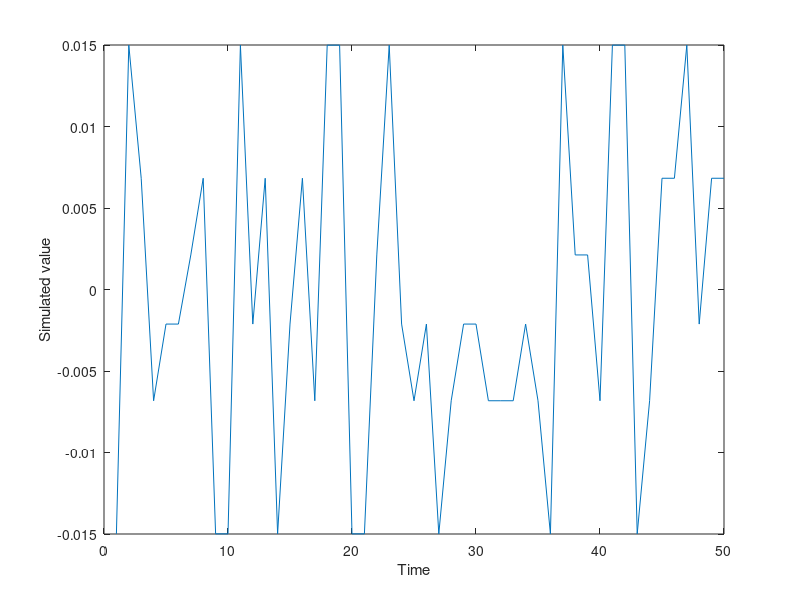

MATLAB code for this plot:
% Discretization, written by M. Hatcher (m.c.hatcher@soton.ac.uk)
% This code shows how to approximate an IID-Normal process using the
% method in Adda and Cooper (2003, Dynamic Economics) as in the notes 
% of Makoto Nakajima (https://makotonakajima.github.io/comp/).

n = 6;  %No. of states
mu_e = 0; %Mean of process
sigma_e = 0.01; %Standard deviation
p(1:n,1) = 1/n;
T_shock = 500;  %Simulation length
N_sim = 10;   %No. of simulations

%Housekeeping
m_i = NaN(n,1); e_i = m_i; e_vec_stack = NaN(N_sim,T_shock);

%Find abscissas and states
for i=1:n-1
    m_i(i) = norminv(i/n)*sigma_e + mu_e;
    
    if i==1
        e_i(i) = mu_e - sigma_e*n*normpdf( (m_i(i)-mu_e)/sigma_e );
    else
        e_i(i) = mu_e - sigma_e*n*( normpdf( (m_i(i)-mu_e)/sigma_e ) -  normpdf( (m_i(i-1)-mu_e)/sigma_e ) );
    end
end

e_i(n) = mu_e + sigma_e*n*normpdf( (m_i(n-1)-mu_e)/sigma_e );

%Obtain draws
for i=1:N_sim
    rng(i)
    for t=1:T_shock    
        e_vec_stack(i,t) = randsample(e_i,1);
    end
end

%Plot first simuated series
figure(1)
plot(e_vec_stack(1,1:50)), ylabel('Simulated value'), xlabel('Time'), hold on,

%Sanity check
mean_sim_lower = min( mean(e_vec_stack,2) )
mean_sim_upper = max( mean(e_vec_stack,2) )
sd_sim_lower = min( sqrt( var(e_vec_stack,0,2) ) )
sd_sim_upper = max( sqrt( var(e_vec_stack,0,2) ) )

        
        

    




